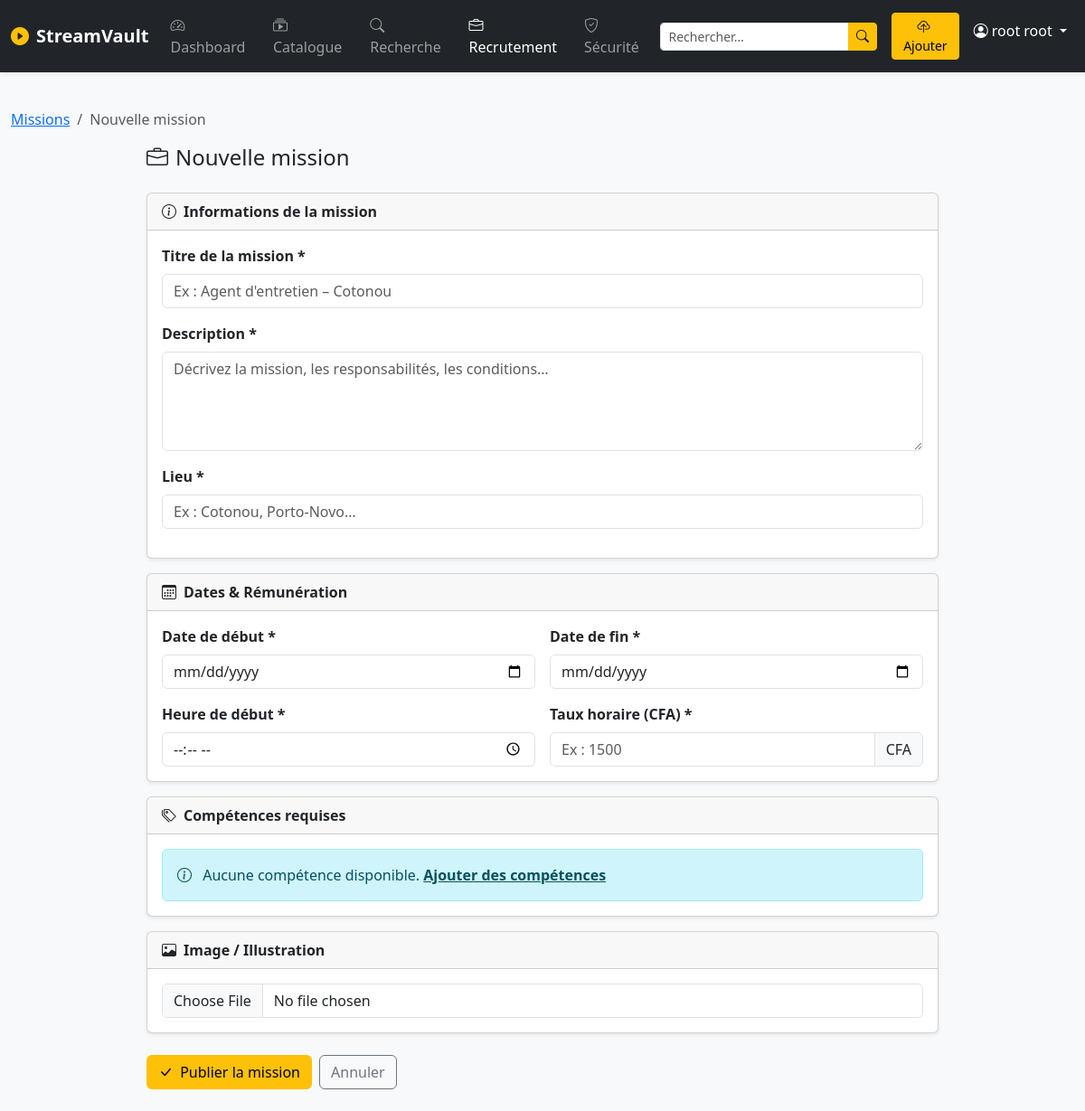
/recrutement/nouvelle/ (signed in), run on an earlier commit of the app's database.
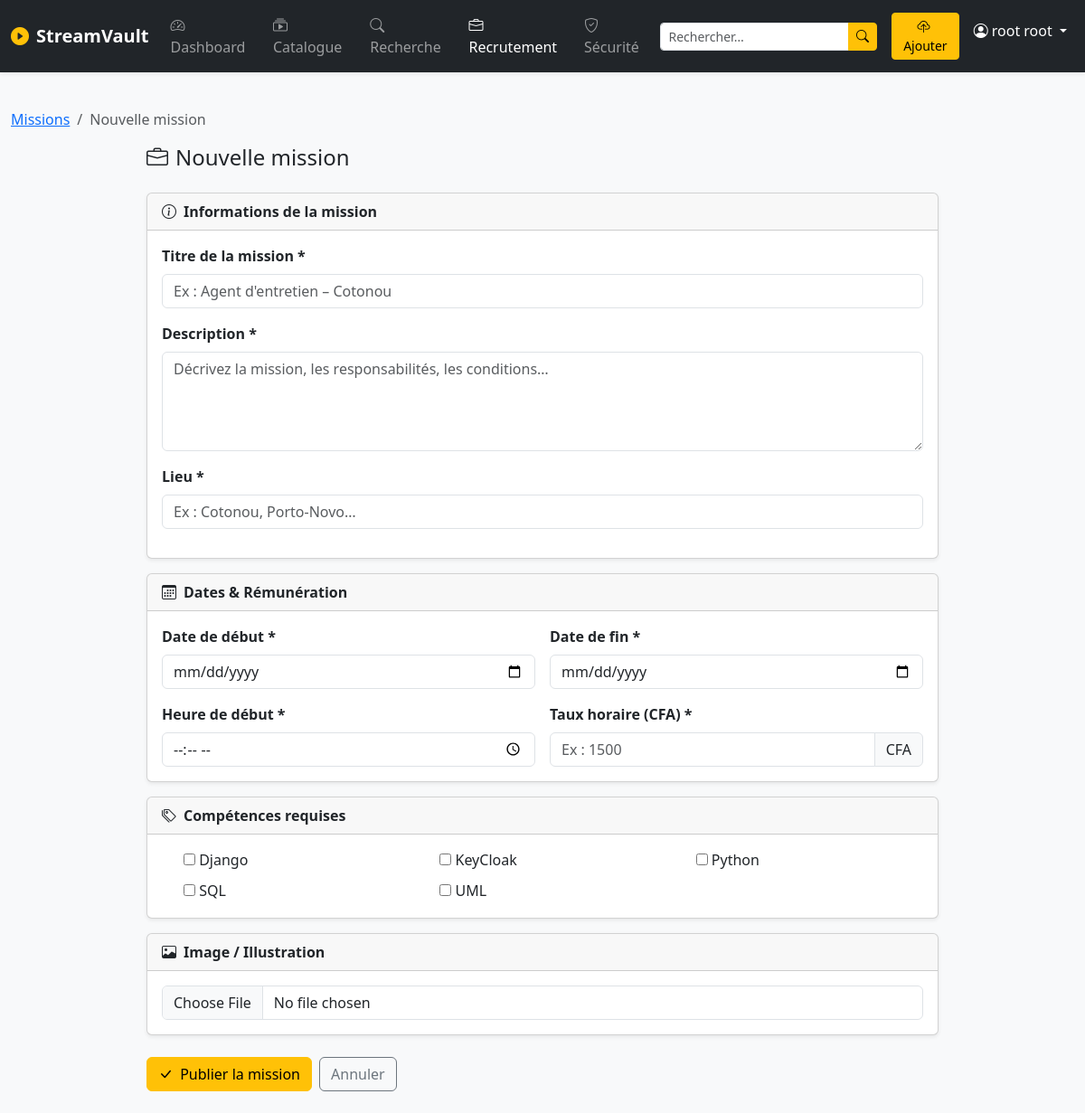
And on a later commit of the database.
### recrutement/models.py (models this page shows)
class Competence(models.Model):
    nom = models.CharField(max_length=100, unique=True, verbose_name="Compétence")
    class Meta:
        verbose_name = "Compétence"
        verbose_name_plural = "Compétences"
        ordering = ["nom"]
    def __str__(self):
        return self.nom

### recrutement/views.py (the view)
# urls.py: path("nouvelle/",                 views.creer_mission,      name="creer"),
@login_required
def creer_mission(request):
    if request.method == "POST":
        form = MissionForm(request.POST, request.FILES)
        if form.is_valid():
            mission        = form.save(commit=False)
            mission.auteur = request.user
            mission.save()
            form.save_m2m()  # Sauvegarder les compétences M2M
            messages.success(request, f"✓ Mission « {mission.titre} » créée avec succès.")
            return redirect("recrutement:detail", pk=mission.pk)
    else:
        form = MissionForm()
    return render(request, "recrutement/form_mission.html", {
        "form":  form,
        "titre_page": "Nouvelle mission",
        "mode": "creation",
    })

### authentification/models.py (called while the page is built)
    @property
    def full_name(self):
        return f"{self.nom} {self.prenoms}"

### recrutement/templates/recrutement/form_mission.html (shortened to what the changed rows need)
{% extends "greenplay/base.html" %}
{% block content %}
<div class="row justify-content-center">
  <div class="col-lg-9">
    <form method="post" enctype="multipart/form-data">
      <div class="card shadow-sm mb-3">
        <div class="card-body">
          {% if form.competences.field.queryset.count > 0 %}
          <div class="row row-cols-2 row-cols-md-3 g-2">
            {% for checkbox in form.competences %}
            <div class="col">
              <div class="form-check">
                {{ checkbox.tag }}
                <label class="form-check-label" for="{{ checkbox.id_for_label }}">
                  {{ checkbox.choice_label }}
                </label>
              </div>
            </div>
            {% endfor %}
          </div>
          {% else %}
          <div class="alert alert-info mb-0">
            <i class="bi bi-info-circle me-2"></i>
            Aucune compétence disponible.
            {% if request.user.is_staff %}
            <a href="{% url 'recrutement:competences' %}" class="alert-link">Ajouter des compétences</a>
            {% endif %}
          </div>
          {% endif %}
        </div>
      </div>
    </form>
  </div>
</div>
{% endblock %}

What changed in the data, as far as the page shows it:
added Competence: choice_label "Django"
added Competence: choice_label "KeyCloak"
added Competence: choice_label "Python"
added Competence: choice_label "SQL"
added Competence: choice_label "UML"
Also different on the page:
text no longer shown: "Aucune compétence disponible. Ajouter des compétences"
